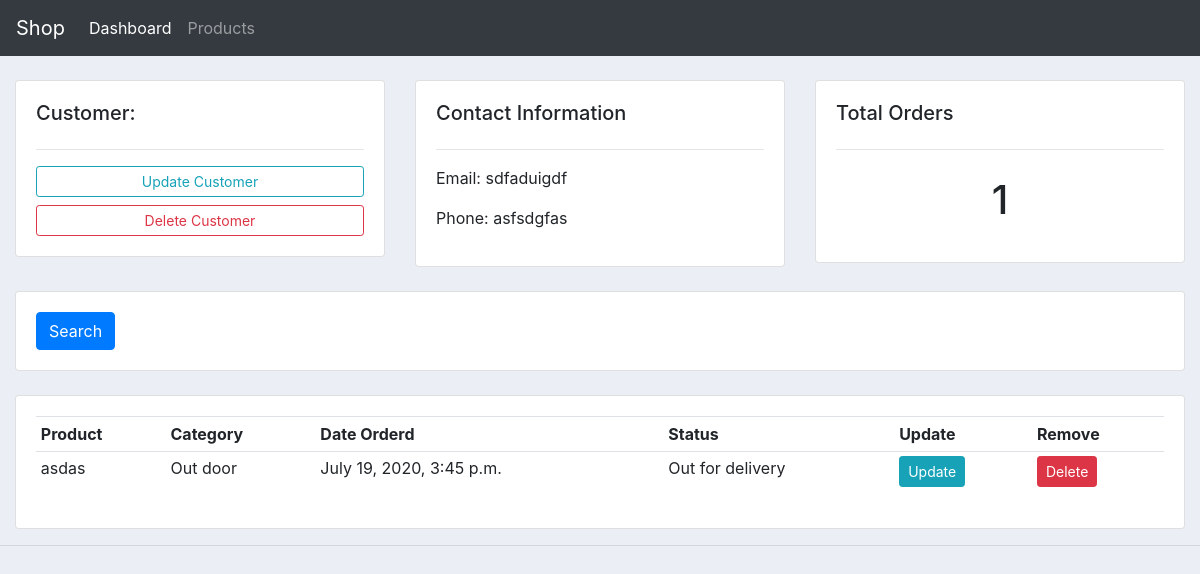
/customer/3/, run on the app's committed database.
### accounts/models.py (models this page shows, shortened)
class Customer(models.Model):
    name = models.CharField(max_length=30, null=True)
    phone = models.CharField(max_length=15, null=True)
    email = models.CharField(max_length=30, null=True)
    date_created = models.DateTimeField(auto_now_add=True)

class Order(models.Model):
    STATUS = (('Pending', 'Pending'),
              ('Out for delivery', 'Out for delivery'),
              ('Delivered', 'Delivered'))
    customer = models.ForeignKey(Customer, null=True, on_delete=models.SET_NULL)
    product = models.ForeignKey(Product, null=True, on_delete=models.SET_NULL)
    date_created = models.DateTimeField(auto_now_add=True)
    status = models.CharField(max_length=30, null=True, choices=STATUS)

class Product(models.Model):
    CATEGORY = (('Indoor', 'Indoor'), ('Out door', 'Out door'))
    name = models.CharField(max_length=30, null=True)
    price = models.FloatField(null=True)
    category = models.CharField(max_length=30, null=True, choices=CATEGORY)
    description = models.CharField(max_length=30, null=True, blank=True)
    date_created = models.DateTimeField(auto_now_add=True)
    tags = models.ManyToManyField(Tag)
    def __str__(self):
        return self.name

### accounts/views.py (the view)
# urls.py: path('customer/<str:pk>/', views.customer, name='customer'),
def customer(request, pk):
    customer = Customer.objects.get(id=pk)
    orders = customer.order_set.all()
    orders_count = orders.count()
    return render(request, 'accounts/customer.html',{'customer':customer, 'orders':orders, 'orders_count':orders_count})

### accounts/templates/accounts/customer.html
{%  extends 'accounts/main.html' %}
{% block content %}
	<br>
<div class="row">
	<div class="col-md">
		<div class="card card-body">
			<h5>Customer:</h5>
			<hr>
			<a class="btn btn-outline-info  btn-sm btn-block" href="">Update Customer</a>
			<a class="btn btn-outline-danger  btn-sm btn-block" href="">Delete Customer</a>
		</div>
	</div>
	<div class="col-md">
		<div class="card card-body">
			<h5>Contact Information</h5>
			<hr>
			<p>Email: {{ customer.email }}</p>
			<p>Phone: {{ customer.phone }}</p>
		</div>
	</div>
	<div class="col-md">
		<div class="card card-body">
			<h5>Total Orders</h5>
			<hr>
			<h1 style="text-align: center;padding: 10px">{{ orders_count }}</h1>
		</div>
	</div>
</div>
<br>
<div class="row">
	<div class="col">
		<div class="card card-body">
			<form method="get">
		    <button class="btn btn-primary" type="submit">Search</button>
		  </form>
		</div>
	</div>
</div>
<br>
<div class="row">
	<div class="col-md">
		<div class="card card-body">
			<table class="table table-sm">
				<tr>
					<th>Product</th>
					<th>Category</th>
					<th>Date Orderd</th>
					<th>Status</th>
					<th>Update</th>
					<th>Remove</th>
				</tr>
                {% for order in orders %}
                <tr>
                    <td>{{ order.product }}</td>
                    <td>{{ order.product.category }}</td>
                    <td>{{ order.date_created }}</td>
                    <td>{{ order.status }}</td>
                   <td><a class="btn btn-sm btn-info" href="{% url 'update_order' order.id %}">Update</a></td>
                        <td><a class="btn btn-sm btn-danger" href="{% url 'delete_order' order.id %}">Delete</a></td>
                </tr>
                {% endfor %}
			</table>
		</div>
	</div>
</div>
{% endblock %}

### static/css/main.css (style rules this page uses)
body { background-color: #ebeff5; }

### data on the page
Customer: email "sdfaduigdf", phone "asfsdgfas"
Order: product "asdas", product.category "Out door", date_created "July 19, 2020, 3:45 p.m.", status "Out for delivery"

### other printed values
{{ orders_count }} "1"
